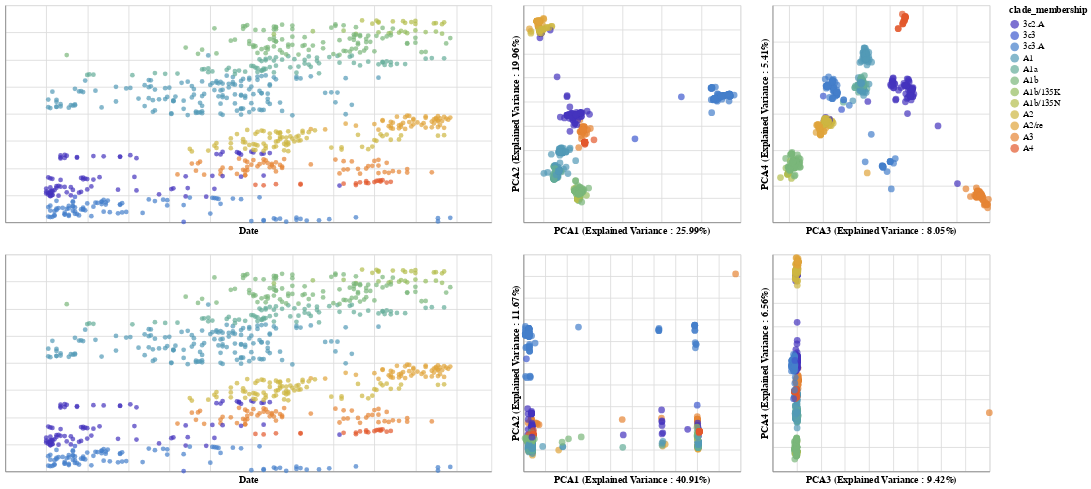

Notebook cell for this chart:
### Code cell
domain =  sorted(merged_total_ha["clade_membership"].drop_duplicates().values)
range_ = colors[len(domain):len(domain)+1].dropna(axis=1).values.tolist()[0]
list_of_chart_ha = linking_tree_with_plots_brush(merged_total_ha,['pca1','pca2','pca3','pca4', 'pca5', 'pca6'],
                                         ['PCA1 (Explained Variance : {}%'.format(round(explained_variance_PCA_ha[0]*100,2)) + ")",
                                          'PCA2 (Explained Variance : {}%'.format(round(explained_variance_PCA_ha[1]*100,2)) + ")",
                                          'PCA3 (Explained Variance : {}%'.format(round(explained_variance_PCA_ha[2]*100,2)) + ")",
                                          'PCA4 (Explained Variance : {}%'.format(round(explained_variance_PCA_ha[3]*100,2)) + ")",
                                          'PCA5 (Explained Variance : {}%'.format(round(explained_variance_PCA_ha[4]*100,2)) + ")",
                                          'PCA6 (Explained Variance : {}%'.format(round(explained_variance_PCA_ha[5]*100,2)) + ")"],
                                         "clade_membership:N",['strain', "clade_membership", "bases_missing"], domain, range_)
domain =  sorted(merged_total["clade_membership"].drop_duplicates().values)
range_ = colors[len(domain):len(domain)+1].dropna(axis=1).values.tolist()[0]
list_of_chart_concatenated = linking_tree_with_plots_brush(merged_total,['pca1','pca2','pca3','pca4', 'pca5', 'pca6'],
                                         ['PCA1 (Explained Variance : {}%'.format(round(explained_variance_PCA_concatenated[0]*100,2)) + ")",
                                          'PCA2 (Explained Variance : {}%'.format(round(explained_variance_PCA_concatenated[1]*100,2)) + ")",
                                          'PCA3 (Explained Variance : {}%'.format(round(explained_variance_PCA_concatenated[2]*100,2)) + ")",
                                          'PCA4 (Explained Variance : {}%'.format(round(explained_variance_PCA_concatenated[3]*100,2)) + ")",
                                          'PCA5 (Explained Variance : {}%'.format(round(explained_variance_PCA_concatenated[4]*100,2)) + ")",
                                          'PCA6 (Explained Variance : {}%'.format(round(explained_variance_PCA_concatenated[5]*100,2)) + ")"],
                                         "clade_membership:N",['strain', "clade_membership", "bases_missing"], domain, range_)
PCAFluBrush_ha = list_of_chart_ha[0]|list_of_chart_ha[1]|list_of_chart_ha[2]
PCAFluBrush_concatenated = list_of_chart_concatenated[0]|list_of_chart_concatenated[1]|list_of_chart_concatenated[2]

alt.vconcat(PCAFluBrush_ha,PCAFluBrush_concatenated)
#PCAFluBrush.save("docs/PCAHaNaBrush.html")

### Figure 1 — Vega-Lite specification as saved in the notebook (floating-point values rounded to 4 significant figures; data arrays with more than 128 entries replaced by an {"elided": "..."} marker saying what was removed)
{"config": {"view": {"continuousWidth": 400, "continuousHeight": 300}}, "vconcat": [{"hconcat": [{"mark": "circle", "encoding": {"color": {"condition": {"type": "nominal", "field": "clade_membership", "scale": {"domain": ["3c2.A", "3c3", "3c3.A", "A1", "A1a", "A1b", "A1b/135K", "A1b/135N", "A2", "A2/re", "A3", "A4"], "range": ["#4433BE", "#3E5ACF", "#457FCB", "#529AB6", "#64AD98", "#7BB77A", "#96BD60", "#B3BD4D", "#CDB642", "#DFA43B", "#E68434", "#E2582C", "#DB2823"]}, "selection": "selector001"}, "value": "gray"}, "tooltip": [{"type": "nominal", "field": "strain"}, {"type": "nominal", "field": "clade_membership"}, {"type": "quantitative", "field": "bases_missing"}], "x": {"type": "quantitative", "axis": {"labels": false, "ticks": false}, "field": "date", "scale": {"domain": [2016.0, 2018.0]}, "title": "Date"}, "y": {"type": "quantitative", "axis": {"labels": false, "ticks": false}, "field": "y", "title": ""}}, "height": 250, "selection": {"selector001": {"type": "interval", "resolve": "global"}}, "width": 560}, {"mark": {"type": "circle", "size": 60}, "encoding": {"color": {"condition": {"type": "nominal", "field": "clade_membership", "scale": {"domain": ["3c2.A", "3c3", "3c3.A", "A1", "A1a", "A1b", "A1b/135K", "A1b/135N", "A2", "A2/re", "A3", "A4"], "range": ["#4433BE", "#3E5ACF", "#457FCB", "#529AB6", "#64AD98", "#7BB77A", "#96BD60", "#B3BD4D", "#CDB642", "#DFA43B", "#E68434", "#E2582C", "#DB2823"]}, "selection": "selector001"}, "value": "gray"}, "tooltip": [{"type": "nominal", "field": "strain"}, {"type": "nominal", "field": "clade_membership"}, {"type": "quantitative", "field": "bases_missing"}], "x": {"type": "quantitative", "axis": {"labels": false, "ticks": false}, "field": "pca1", "title": "PCA1 (Explained Variance : 25.99%)"}, "y": {"type": "quantitative", "axis": {"labels": false, "ticks": false}, "field": "pca2", "title": "PCA2 (Explained Variance : 19.96%)"}}, "height": 250, "selection": {"selector001": {"type": "interval", "resolve": "global"}}, "width": 250}, {"mark": {"type": "circle", "size": 60}, "encoding": {"color": {"condition": {"type": "nominal", "field": "clade_membership", "scale": {"domain": ["3c2.A", "3c3", "3c3.A", "A1", "A1a", "A1b", "A1b/135K", "A1b/135N", "A2", "A2/re", "A3", "A4"], "range": ["#4433BE", "#3E5ACF", "#457FCB", "#529AB6", "#64AD98", "#7BB77A", "#96BD60", "#B3BD4D", "#CDB642", "#DFA43B", "#E68434", "#E2582C", "#DB2823"]}, "selection": "selector001"}, "value": "gray"}, "tooltip": [{"type": "nominal", "field": "strain"}, {"type": "nominal", "field": "clade_membership"}, {"type": "quantitative", "field": "bases_missing"}], "x": {"type": "quantitative", "axis": {"labels": false, "ticks": false}, "field": "pca3", "title": "PCA3 (Explained Variance : 8.05%)"}, "y": {"type": "quantitative", "axis": {"labels": false, "ticks": false}, "field": "pca4", "title": "PCA4 (Explained Variance : 5.41%)"}}, "height": 250, "selection": {"selector001": {"type": "interval", "resolve": "global"}}, "width": 250}], "data": {"name": "data-740447e4083bbb977b75fd25fdea03be"}}, {"hconcat": [{"mark": "circle", "encoding": {"color": {"condition": {"type": "nominal", "field": "clade_membership", "scale": {"domain": ["3c2.A", "3c3", "3c3.A", "A1", "A1a", "A1b", "A1b/135K", "A1b/135N", "A2", "A2/re", "A3", "A4"], "range": ["#4433BE", "#3E5ACF", "#457FCB", "#529AB6", "#64AD98", "#7BB77A", "#96BD60", "#B3BD4D", "#CDB642", "#DFA43B", "#E68434", "#E2582C", "#DB2823"]}, "selection": "selector002"}, "value": "gray"}, "tooltip": [{"type": "nominal", "field": "strain"}, {"type": "nominal", "field": "clade_membership"}, {"type": "quantitative", "field": "bases_missing"}], "x": {"type": "quantitative", "axis": {"labels": false, "ticks": false}, "field": "date", "scale": {"domain": [2016.0, 2018.0]}, "title": "Date"}, "y": {"type": "quantitative", "axis": {"labels": false, "ticks": false}, "field": "y", "title": ""}}, "height": 250, "selection": {"selector002": {"type": "interval", "resolve": "global"}}, "width": 560}, {"mark": {"type": "circle", "size": 60}, "encoding": {"color": {"condition": {"type": "nominal", "field": "clade_membership", "scale": {"domain": ["3c2.A", "3c3", "3c3.A", "A1", "A1a", "A1b", "A1b/135K", "A1b/135N", "A2", "A2/re", "A3", "A4"], "range": ["#4433BE", "#3E5ACF", "#457FCB", "#529AB6", "#64AD98", "#7BB77A", "#96BD60", "#B3BD4D", "#CDB642", "#DFA43B", "#E68434", "#E2582C", "#DB2823"]}, "selection": "selector002"}, "value": "gray"}, "tooltip": [{"type": "nominal", "field": "strain"}, {"type": "nominal", "field": "clade_membership"}, {"type": "quantitative", "field": "bases_missing"}], "x": {"type": "quantitative", "axis": {"labels": false, "ticks": false}, "field": "pca1", "title": "PCA1 (Explained Variance : 40.91%)"}, "y": {"type": "quantitative", "axis": {"labels": false, "ticks": false}, "field": "pca2", "title": "PCA2 (Explained Variance : 11.67%)"}}, "height": 250, "selection": {"selector002": {"type": "interval", "resolve": "global"}}, "width": 250}, {"mark": {"type": "circle", "size": 60}, "encoding": {"color": {"condition": {"type": "nominal", "field": "clade_membership", "scale": {"domain": ["3c2.A", "3c3", "3c3.A", "A1", "A1a", "A1b", "A1b/135K", "A1b/135N", "A2", "A2/re", "A3", "A4"], "range": ["#4433BE", "#3E5ACF", "#457FCB", "#529AB6", "#64AD98", "#7BB77A", "#96BD60", "#B3BD4D", "#CDB642", "#DFA43B", "#E68434", "#E2582C", "#DB2823"]}, "selection": "selector002"}, "value": "gray"}, "tooltip": [{"type": "nominal", "field": "strain"}, {"type": "nominal", "field": "clade_membership"}, {"type": "quantitative", "field": "bases_missing"}], "x": {"type": "quantitative", "axis": {"labels": false, "ticks": false}, "field": "pca3", "title": "PCA3 (Explained Variance : 9.42%)"}, "y": {"type": "quantitative", "axis": {"labels": false, "ticks": false}, "field": "pca4", "title": "PCA4 (Explained Variance : 6.56%)"}}, "height": 250, "selection": {"selector002": {"type": "interval", "resolve": "global"}}, "width": 250}], "data": {"name": "data-f86a6e9f7d37c65a83b4d42cdcc5fd37"}}], "$schema": "https://vega.github.io/schema/vega-lite/v4.8.1.json", "datasets": {"data-740447e4083bbb977b75fd25fdea03be": {"elided": "744 records"}, "data-f86a6e9f7d37c65a83b4d42cdcc5fd37": {"elided": "744 records"}}}
